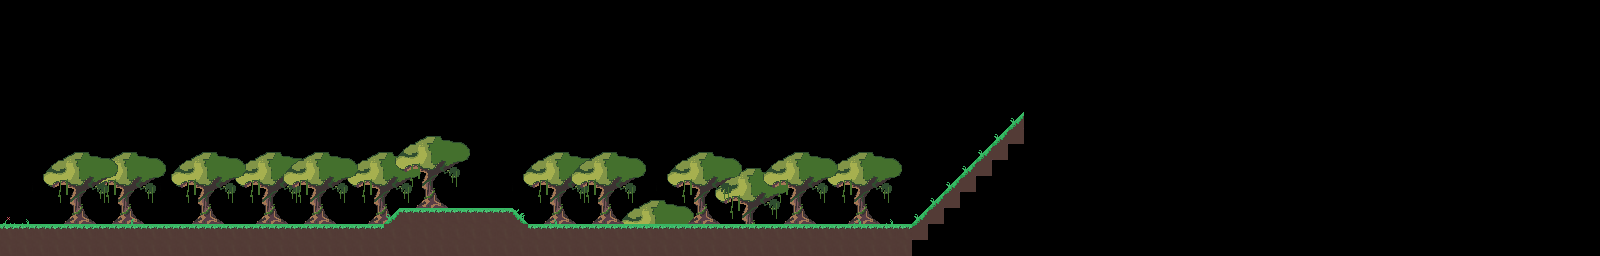

Rendered tile map (Tiled .tmx) drawn with the repository's tilesets; below, a short description and the full map source, tile grids included:
An orthogonal 100x16 tile map with 16x16 px tiles, 2 tile layers (forest2, forest1) and 1 object.

<map version="1.4" tiledversion="1.4.2" orientation="orthogonal" renderorder="right-down" width="100" height="16" tilewidth="16" tileheight="16" infinite="0" nextlayerid="8" nextobjectid="15">
 <tileset firstgid="1" name="tile" tilewidth="16" tileheight="16" tilecount="96" columns="16">
  <image source="tile set vol1.png" width="256" height="96" />
 </tileset>
 <layer id="2" name="forest2" width="100" height="16">
  <data encoding="csv">
0,0,0,0,0,0,0,0,0,0,0,0,0,0,0,0,0,0,0,0,0,0,0,0,0,0,0,0,0,0,0,0,0,0,0,0,0,0,0,0,0,0,0,0,0,0,0,0,0,0,0,0,0,0,0,0,0,0,0,0,0,0,0,0,0,0,0,0,0,0,0,0,0,0,0,0,0,0,0,0,0,0,0,0,0,0,0,0,0,0,0,0,0,0,0,0,0,0,0,0,
0,0,0,0,0,0,0,0,0,0,0,0,0,0,0,0,0,0,0,0,0,0,0,0,0,0,0,0,0,0,0,0,0,0,0,0,0,0,0,0,0,0,0,0,0,0,0,0,0,0,0,0,0,0,0,0,0,0,0,0,0,0,0,0,0,0,0,0,0,0,0,0,0,0,0,0,0,0,0,0,0,0,0,0,0,0,0,0,0,0,0,0,0,0,0,0,0,0,0,0,
0,0,0,0,0,0,0,0,0,0,0,0,0,0,0,0,0,0,0,0,0,0,0,0,0,0,0,0,0,0,0,0,0,0,0,0,0,0,0,0,0,0,0,0,0,0,0,0,0,0,0,0,0,0,0,0,0,0,0,0,0,0,0,0,0,0,0,0,0,0,0,0,0,0,0,0,0,0,0,0,0,0,0,0,0,0,0,0,0,0,0,0,0,0,0,0,0,0,0,0,
0,0,0,0,0,0,0,0,0,0,0,0,0,0,0,0,0,0,0,0,0,0,0,0,0,0,0,0,0,0,0,0,0,0,0,0,0,0,0,0,0,0,0,0,0,0,0,0,0,0,0,0,0,0,0,0,0,0,0,0,0,0,0,0,0,0,0,0,0,0,0,0,0,0,0,0,0,0,0,0,0,0,0,0,0,0,0,0,0,0,0,0,0,0,0,0,0,0,0,0,
0,0,0,0,0,0,0,0,0,0,0,0,0,0,0,0,0,0,0,0,0,0,0,0,0,0,0,0,0,0,0,0,0,0,0,0,0,0,0,0,0,0,0,0,0,0,0,0,0,0,0,0,0,0,0,0,0,0,0,0,0,0,0,0,0,0,0,0,0,0,0,0,0,0,0,0,0,0,0,0,0,0,0,0,0,0,0,0,0,0,0,0,0,0,0,0,0,0,0,0,
0,0,0,0,0,0,0,0,0,0,0,0,0,0,0,0,0,0,0,0,0,0,0,0,0,0,0,0,0,0,0,0,0,0,0,0,0,0,0,0,0,0,0,0,0,0,0,0,0,0,0,0,0,0,0,0,0,0,0,0,0,0,0,0,0,0,0,0,0,0,0,0,0,0,0,0,0,0,0,0,0,0,0,0,0,0,0,0,0,0,0,0,0,0,0,0,0,0,0,0,
0,0,0,0,0,0,0,0,0,0,0,0,0,0,0,0,0,0,0,0,0,0,0,0,0,0,0,0,0,0,0,0,0,0,0,0,0,0,0,0,0,0,0,0,0,0,0,0,0,0,0,0,0,0,0,0,0,0,0,0,0,0,0,0,0,0,0,0,0,0,0,0,0,0,0,0,0,0,0,0,0,0,0,0,0,0,0,0,0,0,0,0,0,0,0,0,0,0,0,0,
0,0,0,0,0,0,0,0,0,0,0,0,0,0,0,0,0,0,0,0,0,0,0,0,0,0,0,0,0,0,0,0,0,0,0,0,0,0,0,0,0,0,0,0,0,0,0,0,0,0,0,0,0,0,0,0,0,0,0,0,0,0,0,0,0,0,0,0,0,0,0,0,0,0,0,0,0,0,0,0,0,0,0,0,0,0,0,0,0,0,0,0,0,0,0,0,0,0,0,0,
0,0,0,0,0,0,0,0,0,0,0,0,0,0,0,0,0,0,0,0,0,0,0,0,0,0,0,0,0,0,0,0,0,0,0,0,0,0,0,0,0,0,0,0,0,0,0,0,0,0,0,0,0,0,0,0,0,0,0,0,0,0,0,0,0,0,0,0,0,0,0,0,0,0,0,0,0,0,0,0,0,0,0,0,0,0,0,0,0,0,0,0,0,0,0,0,0,0,0,0,
0,0,0,0,0,11,12,13,14,15,16,0,0,0,11,12,13,14,15,16,0,11,12,13,14,15,16,0,0,0,0,0,11,12,13,14,15,16,0,0,0,0,0,0,0,0,0,0,0,0,0,11,12,13,14,15,16,0,0,0,0,0,0,0,0,0,0,0,0,0,0,0,0,0,0,0,0,0,0,0,0,0,0,0,0,0,0,0,0,0,0,0,0,0,0,0,0,0,0,0,
0,0,0,0,0,27,28,29,30,31,32,0,0,0,27,28,29,30,31,32,0,27,28,29,30,31,32,0,0,0,0,0,27,28,29,30,31,32,0,0,0,0,0,0,11,12,13,14,15,16,0,27,28,29,30,31,32,0,0,0,0,0,0,0,0,0,0,0,0,0,0,0,0,0,0,0,0,0,0,0,0,0,0,0,0,0,0,0,0,0,0,0,0,0,0,0,0,0,0,0,
0,0,0,0,0,43,44,45,46,47,48,0,0,0,43,44,45,46,47,48,0,43,44,45,46,47,48,0,0,0,0,0,43,44,45,46,47,48,0,0,0,0,0,0,27,28,29,30,31,32,0,43,44,45,46,47,48,0,0,0,0,0,0,0,0,0,0,0,0,0,0,0,0,0,0,0,0,0,0,0,0,0,0,0,0,0,0,0,0,0,0,0,0,0,0,0,0,0,0,0,
0,0,0,0,0,59,60,61,62,63,64,0,0,0,59,60,61,62,63,64,0,59,60,61,62,63,64,0,0,0,0,0,59,60,61,62,63,64,11,12,13,14,15,16,43,44,45,46,47,48,0,59,60,61,62,63,64,0,0,0,0,0,0,0,0,0,0,0,0,0,0,0,0,0,0,0,0,0,0,0,0,0,0,0,0,0,0,0,0,0,0,0,0,0,0,0,0,0,0,0,
0,0,0,0,0,75,76,77,78,79,80,0,0,0,75,76,77,78,79,80,0,75,76,77,78,79,80,0,0,0,0,0,75,76,77,78,79,80,27,28,29,30,31,32,59,60,61,62,63,64,0,75,76,77,78,79,80,0,0,0,0,0,0,0,0,0,0,0,0,0,0,0,0,0,0,0,0,0,0,0,0,0,0,0,0,0,0,0,0,0,0,0,0,0,0,0,0,0,0,0,
0,0,0,0,0,0,0,0,0,0,0,0,0,0,0,0,0,0,0,0,0,0,0,0,0,0,0,0,0,0,0,0,0,0,0,0,0,0,43,44,45,46,47,48,75,76,77,78,79,80,0,0,0,0,0,0,0,0,0,0,0,0,0,0,0,0,0,0,0,0,0,0,0,0,0,0,0,0,0,0,0,0,0,0,0,0,0,0,0,0,0,0,0,0,0,0,0,0,0,0,
0,0,0,0,0,0,0,0,0,0,0,0,0,0,0,0,0,0,0,0,0,0,0,0,0,0,0,0,0,0,0,0,0,0,0,0,0,0,59,60,61,62,63,64,0,0,0,0,0,0,0,0,0,0,0,0,0,0,0,0,0,0,0,0,0,0,0,0,0,0,0,0,0,0,0,0,0,0,0,0,0,0,0,0,0,0,0,0,0,0,0,0,0,0,0,0,0,0,0,0
</data>
 </layer>
 <objectgroup id="7" name="zxc">
  <object id="14" x="0" y="224">
   <polygon points="0,0 384,0 400,-16 512,-16 528,0 912,0 1024,-112 1024,32 0,32" />
  </object>
 </objectgroup>
 <layer id="1" name="forest1" width="100" height="16">
  <data encoding="csv">
0,0,0,0,0,0,0,0,0,0,0,0,0,0,0,0,0,0,0,0,0,0,0,0,0,0,0,0,0,0,0,0,0,0,0,0,0,0,0,0,0,0,0,0,0,0,0,0,0,0,0,0,0,0,0,0,0,0,0,0,0,0,0,0,0,0,0,0,0,0,0,0,0,0,0,0,0,0,0,0,0,0,0,0,0,0,0,0,0,0,0,0,0,0,0,0,0,0,0,0,
0,0,0,0,0,0,0,0,0,0,0,0,0,0,0,0,0,0,0,0,0,0,0,0,0,0,0,0,0,0,0,0,0,0,0,0,0,0,0,0,0,0,0,0,0,0,0,0,0,0,0,0,0,0,0,0,0,0,0,0,0,0,0,0,0,0,0,0,0,0,0,0,0,0,0,0,0,0,0,0,0,0,0,0,0,0,0,0,0,0,0,0,0,0,0,0,0,0,0,0,
0,0,0,0,0,0,0,0,0,0,0,0,0,0,0,0,0,0,0,0,0,0,0,0,0,0,0,0,0,0,0,0,0,0,0,0,0,0,0,0,0,0,0,0,0,0,0,0,0,0,0,0,0,0,0,0,0,0,0,0,0,0,0,0,0,0,0,0,0,0,0,0,0,0,0,0,0,0,0,0,0,0,0,0,0,0,0,0,0,0,0,0,0,0,0,0,0,0,0,0,
0,0,0,0,0,0,0,0,0,0,0,0,0,0,0,0,0,0,0,0,0,0,0,0,0,0,0,0,0,0,0,0,0,0,0,0,0,0,0,0,0,0,0,0,0,0,0,0,0,0,0,0,0,0,0,0,0,0,0,0,0,0,0,0,0,0,0,0,0,0,0,0,0,0,0,0,0,0,0,0,0,0,0,0,0,0,0,0,0,0,0,0,0,0,0,0,0,0,0,0,
0,0,0,0,0,0,0,0,0,0,0,0,0,0,0,0,0,0,0,0,0,0,0,0,0,0,0,0,0,0,0,0,0,0,0,0,0,0,0,0,0,0,0,0,0,0,0,0,0,0,0,0,0,0,0,0,0,0,0,0,0,0,0,0,0,0,0,0,0,0,0,0,0,0,0,0,0,0,0,0,0,0,0,0,0,0,0,0,0,0,0,0,0,0,0,0,0,0,0,0,
0,0,0,0,0,0,0,0,0,0,0,0,0,0,0,0,0,0,0,0,0,0,0,0,0,0,0,0,0,0,0,0,0,0,0,0,0,0,0,0,0,0,0,0,0,0,0,0,0,0,0,0,0,0,0,0,0,0,0,0,0,0,0,0,0,0,0,0,0,0,0,0,0,0,0,0,0,0,0,0,0,0,0,0,0,0,0,0,0,0,0,0,0,0,0,0,0,0,0,0,
0,0,0,0,0,0,0,0,0,0,0,0,0,0,0,0,0,0,0,0,0,0,0,0,0,0,0,0,0,0,0,0,0,0,0,0,0,0,0,0,0,0,0,0,0,0,0,0,0,0,0,0,0,0,0,0,0,0,0,0,0,0,0,0,0,0,0,0,0,0,0,0,0,0,0,0,0,0,0,0,0,0,0,0,0,0,0,0,0,0,0,0,0,0,0,0,0,0,0,0,
0,0,0,0,0,0,0,0,0,0,0,0,0,0,0,0,0,0,0,0,0,0,0,0,0,0,0,0,0,0,0,0,0,0,0,0,0,0,0,0,0,0,0,0,0,0,0,0,0,0,0,0,0,0,0,0,0,0,0,0,0,0,0,22,0,0,0,0,0,0,0,0,0,0,0,0,0,0,0,0,0,0,0,0,0,0,0,0,0,0,0,0,0,0,0,0,0,0,0,0,
0,0,0,0,0,0,0,0,0,0,0,0,0,0,0,0,0,0,0,0,0,0,0,0,11,12,13,14,15,16,0,0,0,0,0,0,0,0,0,0,0,0,0,0,0,0,0,0,0,0,0,0,0,0,0,0,0,0,0,0,0,0,22,38,0,0,0,0,0,0,0,0,0,0,0,0,0,0,0,0,0,0,0,0,0,0,0,0,0,0,0,0,0,0,0,0,0,0,0,0,
0,0,11,12,13,14,15,16,0,0,11,12,13,14,15,16,0,11,12,13,14,15,16,0,27,28,29,30,31,32,0,0,0,0,0,11,12,13,14,15,16,11,12,13,14,15,16,11,12,13,14,15,16,0,0,0,0,0,0,0,0,22,38,0,0,0,0,0,0,0,0,0,0,0,0,0,0,0,0,0,0,0,0,0,0,0,0,0,0,0,0,0,0,0,0,0,0,0,0,0,
0,0,27,28,29,30,31,32,0,0,27,28,29,30,31,32,0,27,28,29,30,31,32,0,43,44,45,46,47,48,0,0,0,0,0,27,28,29,30,31,32,27,28,29,30,31,32,27,28,29,30,31,32,0,0,0,0,0,0,0,22,38,0,0,0,0,0,0,0,0,0,0,0,0,0,0,0,0,0,0,0,0,0,0,0,0,0,0,0,0,0,0,0,0,0,0,0,0,0,0,
0,0,43,44,45,46,47,48,0,0,43,44,45,46,47,48,0,43,44,45,46,47,48,0,59,60,61,62,63,64,0,0,0,0,0,43,44,45,46,47,48,43,44,45,46,47,48,43,44,45,46,47,48,0,0,0,0,0,0,22,38,0,0,0,0,0,0,0,0,0,0,0,0,0,0,0,0,0,0,0,0,0,0,0,0,0,0,0,0,0,0,0,0,0,0,0,0,0,0,0,
0,0,59,60,61,62,63,64,0,0,59,60,61,62,63,64,0,59,60,61,62,63,64,0,75,76,77,78,79,80,0,0,0,0,0,59,60,61,62,63,64,59,60,61,62,63,64,59,60,61,62,63,64,0,0,0,0,0,22,38,0,0,0,0,0,0,0,0,0,0,0,0,0,0,0,0,0,0,0,0,0,0,0,0,0,0,0,0,0,0,0,0,0,0,0,0,0,0,0,0,
2,3,75,76,77,78,79,80,4,0,75,76,77,78,79,80,0,75,76,77,78,79,80,0,22,19,19,19,19,19,19,19,23,0,3,75,76,77,78,79,80,75,76,77,78,79,80,75,76,77,78,79,80,3,0,3,0,22,38,0,0,0,0,0,0,0,0,0,0,0,0,0,0,0,0,0,0,0,0,0,0,0,0,0,0,0,0,0,0,0,0,0,0,0,0,0,0,0,0,0,
18,19,19,18,19,18,19,19,19,19,19,19,19,19,19,19,19,19,19,19,19,19,19,19,34,34,34,34,34,34,34,34,34,19,19,19,19,19,19,19,19,19,19,19,19,19,19,19,19,19,19,19,19,19,19,19,19,38,0,0,0,0,0,0,0,0,0,0,0,0,0,0,0,0,0,0,0,0,0,0,0,0,0,0,0,0,0,0,0,0,0,0,0,0,0,0,0,0,0,0,
34,34,34,34,34,34,34,34,34,34,34,34,34,34,34,34,34,34,34,34,34,34,34,34,34,34,34,34,34,34,34,34,34,34,34,34,34,34,34,34,34,34,34,34,34,34,34,34,34,34,34,34,34,34,34,34,34,0,0,0,0,0,0,0,0,0,0,0,0,0,0,0,0,0,0,0,0,0,0,0,0,0,0,0,0,0,0,0,0,0,0,0,0,0,0,0,0,0,0,0
</data>
 </layer>
</map>